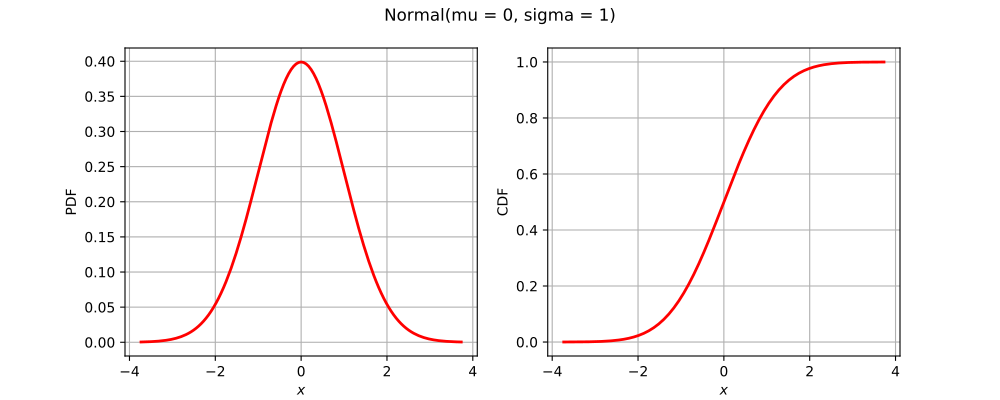

This chart was generated by the following Python code:
import openturns as ot
from matplotlib import pyplot as plt
from openturns.viewer import View
if ot.Normal().__class__.__name__ == 'Bernoulli':
    distribution = ot.Bernoulli(0.7)
elif ot.Normal().__class__.__name__ == 'Binomial':
    distribution = ot.Binomial(5, 0.2)
elif ot.Normal().__class__.__name__ == 'ComposedDistribution':
    copula = ot.IndependentCopula(2)
    marginals = [ot.Uniform(1.0, 2.0), ot.Normal(2.0, 3.0)]
    distribution = ot.ComposedDistribution(marginals, copula)
elif ot.Normal().__class__.__name__ == 'CumulativeDistributionNetwork':
    coll = [ot.Normal(2),ot.Dirichlet([0.5, 1.0, 1.5])]
    distribution = ot.CumulativeDistributionNetwork(coll, ot.BipartiteGraph([[0,1], [0,1]]))
elif ot.Normal().__class__.__name__ == 'Histogram':
    distribution = ot.Histogram([-1.0, 0.5, 1.0, 2.0], [0.45, 0.4, 0.15])
elif ot.Normal().__class__.__name__ == 'KernelMixture':
    kernel = ot.Uniform()
    sample = ot.Normal().getSample(5)
    bandwith = [1.0]
    distribution = ot.KernelMixture(kernel, bandwith, sample)
elif ot.Normal().__class__.__name__ == 'MaximumDistribution':
    coll = [ot.Uniform(2.5, 3.5), ot.LogUniform(1.0, 1.2), ot.Triangular(2.0, 3.0, 4.0)]
    distribution = ot.MaximumDistribution(coll)
elif ot.Normal().__class__.__name__ == 'Multinomial':
    distribution = ot.Multinomial(5, [0.2])
elif ot.Normal().__class__.__name__ == 'RandomMixture':
    coll = [ot.Triangular(0.0, 1.0, 5.0), ot.Uniform(-2.0, 2.0)]
    weights = [0.8, 0.2]
    cst = 3.0
    distribution = ot.RandomMixture(coll, weights, cst)
elif ot.Normal().__class__.__name__ == 'TruncatedDistribution':
    distribution = ot.TruncatedDistribution(ot.Normal(2.0, 1.5), 1.0, 4.0)
elif ot.Normal().__class__.__name__ == 'UserDefined':
    distribution = ot.UserDefined([[0.0], [1.0], [2.0]], [0.2, 0.7, 0.1])
elif ot.Normal().__class__.__name__ == 'ZipfMandelbrot':
    distribution = ot.ZipfMandelbrot(10, 2.5, 0.3)
else:
    distribution = ot.Normal()
dimension = distribution.getDimension()
title = str(distribution)[:100].split('\n')[0]
if dimension == 1:
    distribution.setDescription(['$x$'])
    pdf_graph = distribution.drawPDF()
    cdf_graph = distribution.drawCDF()
    fig = plt.figure(figsize=(10, 4))
    pdf_axis = fig.add_subplot(121)
    cdf_axis = fig.add_subplot(122)
    View(pdf_graph, figure=fig, axes=[pdf_axis], add_legend=False)
    View(cdf_graph, figure=fig, axes=[cdf_axis], add_legend=False)
    fig.suptitle(title)
elif dimension == 2:
    distribution.setDescription(['$x_1$', '$x_2$'])
    pdf_graph = distribution.drawPDF()
    pdf_graph.setTitle(title)
    fig = plt.figure(figsize=(10, 5))
    pdf_axis = fig.add_subplot(111)
    View(pdf_graph, figure=fig, axes=[pdf_axis], add_legend=False, square_axes=True)
